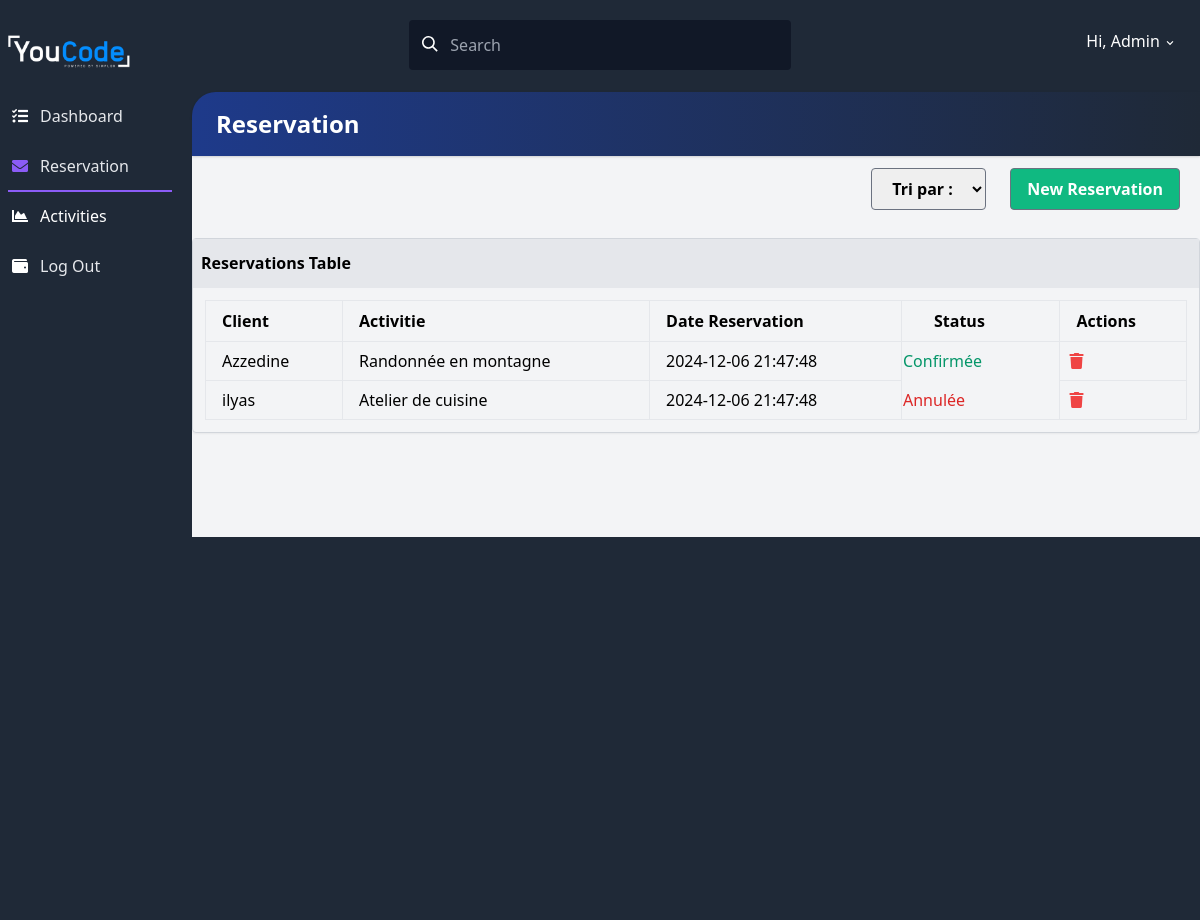
The page /code/reservations.php on the database its author committed.
### tables this page shows
create table IF NOT EXISTS reservations(
id_reservation INT primary key not null auto_increment,
id_client INT,
id_activite INT,
date_reservation timestamp ,
status enum('En_attente','Confirmée','Annulée'),
CONSTRAINT fk_reservation_client FOREIGN KEY (id_client) REFERENCES clients(id_client) ON DELETE CASCADE,
CONSTRAINT fk_reservation_activite FOREIGN KEY (id_activite) REFERENCES activites(id_activite) ON DELETE CASCADE
);

create table IF NOT EXISTS clients(
id_client INT primary key auto_increment Not null ,
nom varchar(100),
prenom varchar(100),
email varchar(150) not null unique,
telephone varchar(15),
adresse text,
date_naissance date
);

create table IF NOT EXISTS activites(
id_activite INT  primary key not null auto_increment,
titre varchar(150),
description text,
destination varchar(100),
prix decimal(10.2) not null,
date_debut date,
date_fin date ,
places_disponibles INT not null 
);

### code/reservations.php (the view, shortened to what this page needs)
<?php
require("connection.php");
?>
<!DOCTYPE html>
<html lang="en">
<head>
    <link rel="stylesheet" href="https://use.fontawesome.com/releases/v5.3.1/css/all.css">
    <link rel="stylesheet" href="https://unpkg.com/tailwindcss@2.2.19/dist/tailwind.min.css" />
    <link href="https://afeld.github.io/emoji-css/emoji.css" rel="stylesheet">
</head>
<body class="bg-gray-800 font-sans leading-normal tracking-normal mt-12">
    <header>
        <nav aria-label="menu nav" class="bg-gray-800 pt-2 md:pt-1 pb-1 px-1 mt-0 h-auto fixed w-full z-20 top-0">
            <div class="flex flex-wrap items-center">
                <div class="flex flex-shrink md:w-1/3 justify-center md:justify-start text-white">
                    <a href="../index.php" aria-label="Home">
                        <span class="text-xl pl-2"><img src="../assets/youcode.png" alt="logo" width="130"></i></span>
                    </a>
                </div>
                <div class="flex flex-1 md:w-1/3 justify-center md:justify-start text-white px-2 pt-4">
                    <span class="relative w-full">
                        <input aria-label="search" type="search" id="search" placeholder="Search"
                            class="w-full bg-gray-900 text-white transition border border-transparent focus:outline-none focus:border-gray-400 rounded py-3 px-2 pl-10 appearance-none leading-normal">
                        <div class="absolute search-icon" style="top: 1rem; left: .8rem;">
                            <svg class="fill-current pointer-events-none text-white w-4 h-4"
                                xmlns="http://www.w3.org/2000/svg" viewBox="0 0 20 20">
                                <path
                                    d="M12.9 14.32a8 8 0 1 1 1.41-1.41l5.35 5.33-1.42 1.42-5.33-5.34zM8 14A6 6 0 1 0 8 2a6 6 0 0 0 0 12z">
                                </path>
                            </svg>
                        </div>
                    </span>
                </div>
                <div class="flex w-full pt-2 content-center justify-between md:w-1/3 md:justify-end">
                    <ul class="list-reset flex justify-between flex-1 md:flex-none items-center">
                        <li class="flex-1 md:flex-none md:mr-3">
                            <div class="relative inline-block">
                                <button  class="drop-button text-white py-2 px-2"> <span
                                        class="pr-2"><i class="em em-robot_face"></i></span> Hi, Admin <svg
                                        class="h-3 fill-current inline" xmlns="http://www.w3.org/2000/svg"
                                        viewBox="0 0 20 20">
                                        <path
                                            d="M9.293 12.95l.707.707L15.657 8l-1.414-1.414L10 10.828 5.757 6.586 4.343 8z" />
                                    </svg></button>
                            </div>
                        </li>
                    </ul>
                </div>
            </div>
        </nav>
    </header>
    <main class="">
        <div class="flex flex-col md:flex-row ">
            <nav aria-label="alternative nav">
                <div
                    class="bg-gray-800  h-20 fixed bottom-0 mt-12 md:relative md:h-screen z-10 w-full md:w-48 content-center">
                    <div
                        class="md:mt-20 md:w-48 md:fixed md:left-0 md:top-0 content-center md:content-start text-left justify-between">
                        <ul
                            class="list-reset flex flex-row md:flex-col pt-3 md:py-3 px-1 md:px-2 text-center md:text-left">
                            <li class="mr-3 flex-1">
                                <a href="../index.php"
                                    class="block py-1 md:py-3 pl-1 align-middle text-white no-underline hover:text-white border-b-2 border-gray-800 hover:border-pink-500">
                                    <i class="fas fa-tasks pr-0 md:pr-3"></i><span
                                        class="pb-1 md:pb-0 text-xs md:text-base text-gray-400 md:text-gray-200 block md:inline-block">Dashboard</span>
                                </a>
                            </li>
                            <li class="mr-3 flex-1">
                                <a href="reservations.php"
                                    class="block py-1 md:py-3 pl-1 align-middle text-white no-underline hover:text-white border-b-2 border-gray-800 border-purple-500">
                                    <i class="fa fa-envelope pr-0 md:pr-3 text-purple-500"></i><span
                                        class="pb-1 md:pb-0 text-xs md:text-base text-gray-400 md:text-gray-200 block md:inline-block">Reservation</span>
                                </a>
                            </li>
                            <li class="mr-3 flex-1">
                                <a href="./activities.php"
                                    class="block py-1 md:py-3 pl-1 align-middle text-white no-underline hover:text-white border-b-2 border-gray-800 hover:border-blue-600">
                                    <i class="fas fa-chart-area pr-0 md:pr-3 text-white"></i><span
                                        class="pb-1 md:pb-0 text-xs md:text-base text-white md:text-white block md:inline-block">Activities</span>
                                </a>
                            </li>
                            <li class="mr-3 flex-1">
                                <a href="#"
                                    class="block py-1 md:py-3 pl-0 md:pl-1 align-middle text-white no-underline hover:text-white border-b-2 border-gray-800 hover:border-red-500">
                                    <i class="fa fa-wallet pr-0 md:pr-3"></i><span
                                        class="pb-1 md:pb-0 text-xs md:text-base text-gray-400 md:text-gray-200 block md:inline-block">Log Out</span>
                                </a>
                            </li>
                        </ul>
                    </div>
                </div>
            </nav>
            <section class="w-full">
                <div id="main" class="main-content flex-1 bg-gray-100 mt-12 md:mt-2 pb-24 w-full">
                    <div class="bg-gray-800 pt-3">
                        <div
                            class="rounded-tl-3xl bg-gradient-to-r from-blue-900 to-gray-800 p-4 shadow text-2xl text-white">
                            <h1 class="font-bold pl-2">Reservation</h1>
                        </div>
                    </div>
                    <div class='flex flex-1  flex-col md:flex-row lg:flex-row mx-2 '>
                        <div class="mb-2  flex items-center justify-end w-full ">
                            <div class="p-3">
                                <select name="" id=""
                                    class=" text-black font-bold py-2 px-4 rounded border border-gray-500"> >
                                    <option value="" select>Tri par : </option>
                                </select>
                            </div>
                            <div class="p-3">
                                <button id="open-form"
                                    class="bg-green-500 hover:bg-green-700 text-white font-bold py-2 px-4 rounded border border-gray-500">
                                    New Reservation
                                </button>
                            </div>
                        </div>
                    </div>
                    <div class="flex flex-row flex-wrap flex-grow mt-2 w-full ">
                        <div class="flex flex-col   overflow-x-auto w-full ">
                            <div class="mb-2 border border-gray-300 rounded shadow-sm w-full">
                                <div class="bg-gray-200 px-2 py-3 border-b flex justify-between items-center">
                                    <strong>Reservations Table</strong>
                                </div>
                                <div class="p-3 overflow-x-auto">
                                    <table class="table-auto w-full min-w-max border-collapse border">
                                        <thead>
                                            <tr>
                                                <th class="border px-4 py-2 text-left text-sm md:text-base">Client</th>
                                                <th class="border px-4 py-2 text-left text-sm md:text-base">Activitie</th>
                                                <th class="border px-4 py-2 text-left text-sm md:text-base">Date Reservation</th>
                                                <th class="border px-8  py-2 text-left text-sm md:text-base">Status</th>
                                                <th class="border px-4 py-2 text-left text-sm md:text-base">Actions</th>
                                            </tr>
                                        </thead>
                                        <tbody>
                                            <?php
                                                    $sql = "SELECT reservations.date_reservation, reservations.status, clients.nom, activites.titre
                                                    FROM reservations
                                                    JOIN clients ON reservations.id_client = clients.id_client
                                                    JOIN activites ON reservations.id_activite = activites.id_activite";
                                            $result = mysqli_query($connect, $sql);
                                            if($result){
                                                while ($row = mysqli_fetch_array($result)) {
                                                    echo "<tr>";
                                                    echo"<td class='border px-4 py-2'>$row[nom]</td>";
                                                    echo"<td class='border px-4 py-2'>$row[titre]</td>";
                                                    echo"<td class='border px-4 py-2'>$row[date_reservation]</td>";
                                                    if($row['status'] == "En_attente") {
                                                        echo"<td class='text-indigo-600'>$row[status]</td>";
                                                    }else if( $row["status"] == "Confirmée") {
                                                        echo"<td class='text-green-600'>$row[status]</td>";
                                                    }else{
                                                        echo"<td class='text-red-600'>$row[status]</td>";
                                                    }
                                                    echo " <td class=border px-4 py-2>
                                                        <a class='bg-teal-300 cursor-pointer rounded p-1 mx-1 text-red-500'>
                                                            <i class='fas fa-trash'></i>
                                                        </a>
                                                    </td>";
                                                    echo "</tr>";
                                                }
                                            }else{
                                                echo " aucun data sur la table ". mysqli_error($connect);
                                            }
                                            ?>
                                        </tbody>
                                    </table>
                                </div>
                            </div>
                        </div>
                    </div>
                </div>
            </section>
        </div>
    </main>
</body>
</html>

### rows shown on the page
reservations: id_client.nom "Azzedine", id_activite.titre "Randonnée en montagne", date_reservation "2024-12-06 21:47:48", status "Confirmée"
reservations: id_client.nom "ilyas", id_activite.titre "Atelier de cuisine", date_reservation "2024-12-06 21:47:48", status "Annulée"
